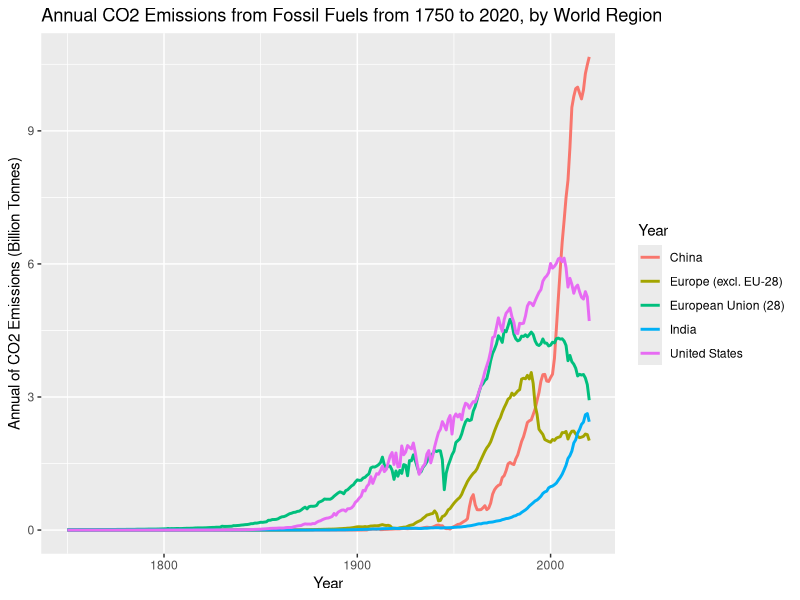
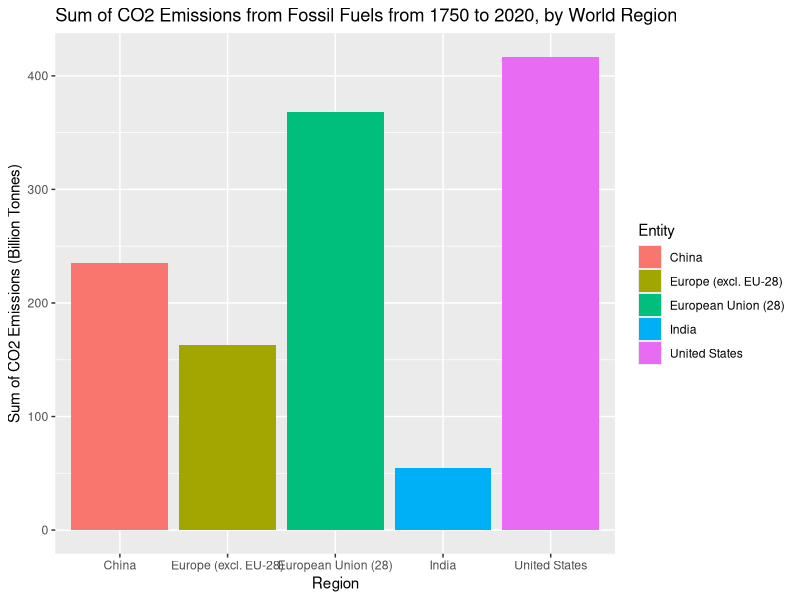
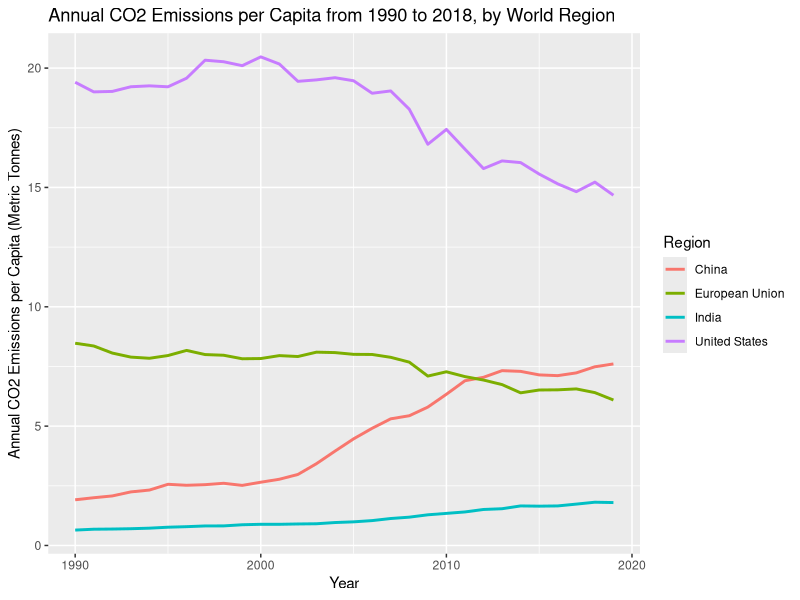
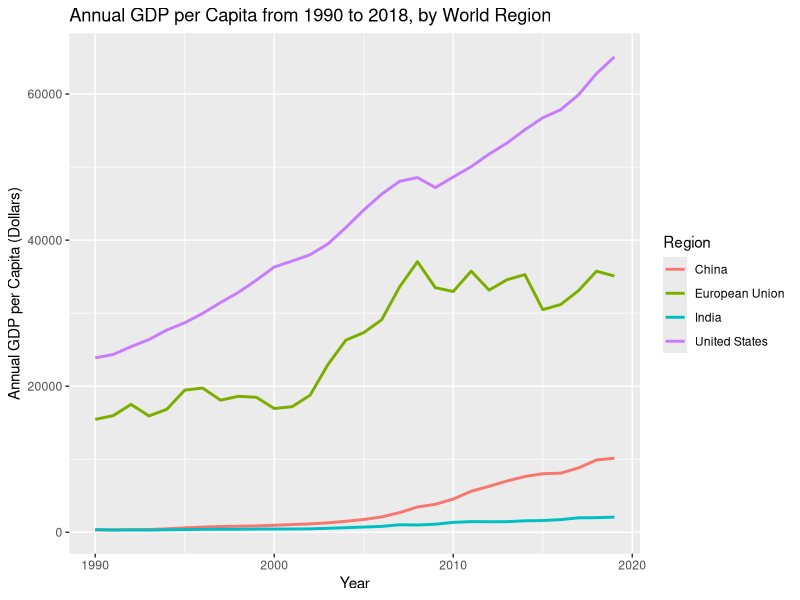
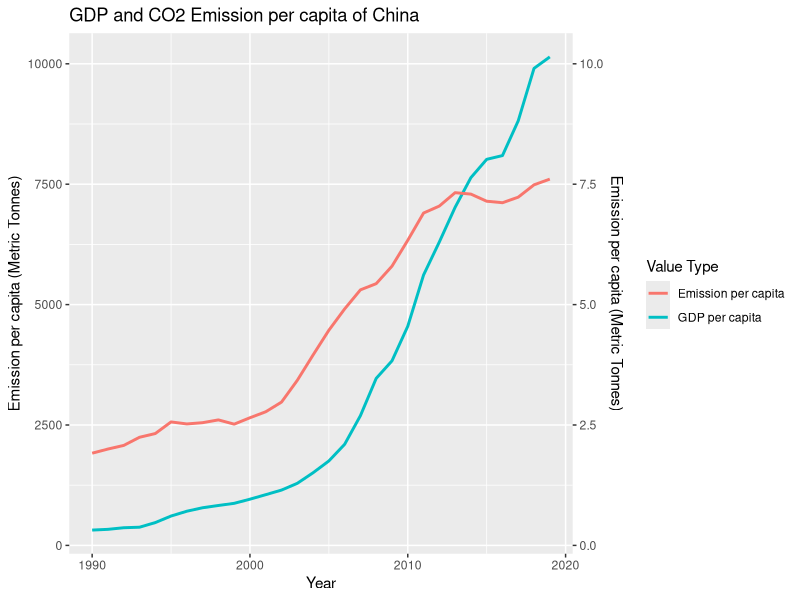
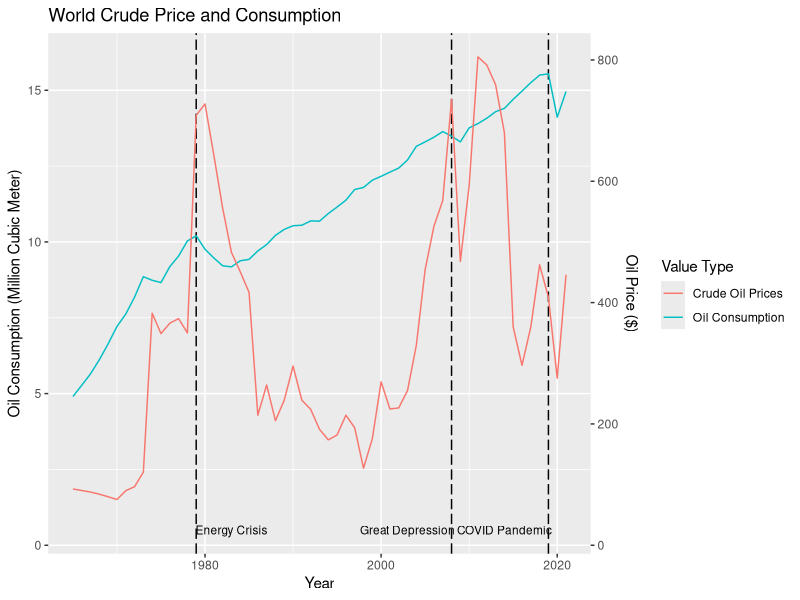
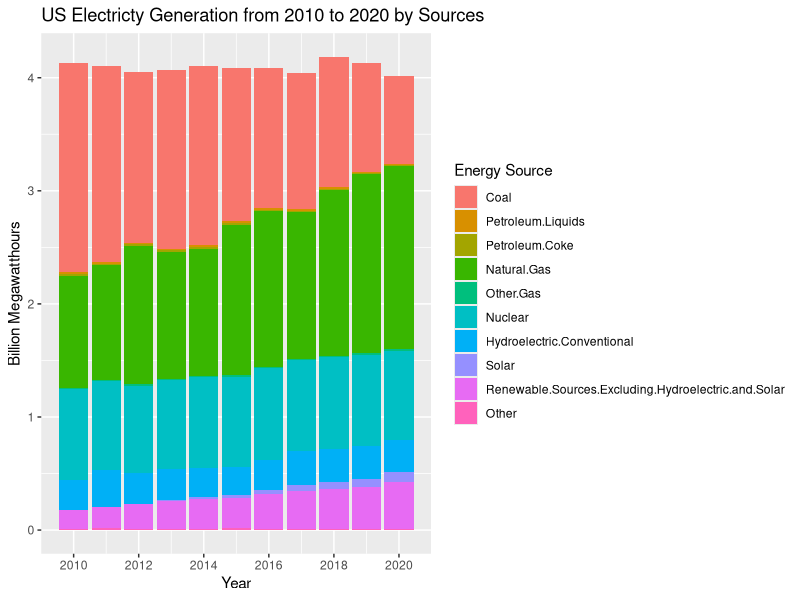

Here is the R script that generated these plots, in order:
packages <- c("tidyverse", "reshape2", "fauxnaif", "gganimate", "ggthemes",
              "stringr", "gridExtra", "gifski", "png", "ggrepel")
lapply(packages, require, character.only = TRUE)

emission <- read.csv("annual-co-emissions-by-region.csv")
target <- c('China','Europe (excl. EU-28)','European Union (28)','India','United States' )
emission %>% 
  group_by(Entity,Year)%>%
  filter(all(Entity %in% target))%>%
  ggplot(aes(y=Annual.CO2.emissions..zero.filled./10^9,x=Year, color=Entity))+
  labs(x="Year", y = "Annual of CO2 Emissions (Billion Tonnes)", 
       color="Year",
       title="Annual CO2 Emissions from Fossil Fuels from 1750 to 2020, by World Region")+
  geom_line(size=1)

emission %>% 
  group_by(Entity)%>%
  filter(all(Entity %in% target))%>%
  summarize(sum_ems=sum(Annual.CO2.emissions..zero.filled.),na.rm=T)%>%
  ggplot(aes(y=sum_ems/10^9,x=Entity,fill=Entity))+
  labs(x="Region", y = "Sum of CO2 Emissions (Billion Tonnes)", 
       color="Year",
       title="Sum of CO2 Emissions from Fossil Fuels from 1750 to 2020, by World Region")+
  geom_bar(stat='identity')

per_capita_target <- c('China','European Union','India','United States' )

per_capita_emission <- read.csv("emission_per_capita.csv")
per_capita_GDP <- read.csv("GDP_per_capita.csv")

drop <- c('Indicator.Name','Country.Code','Indicator.Code')
ems_country_data <- per_capita_emission[,!(names(per_capita_emission) %in% drop)]
ems_country_data_melt <- melt(ems_country_data, id='Country.Name')
ems_country_data_melt <- select(ems_country_data_melt, c("Country.Name","variable","value"))
names(ems_country_data_melt)[names(ems_country_data_melt) == "variable"] <- "Year"
names(ems_country_data_melt)[names(ems_country_data_melt) == "value"] <- "Emission_per_Capita"
ems_country_data_melt$Year = substr(ems_country_data_melt$Year,2,5)
ems_country_data_melt$Year = strtoi(ems_country_data_melt$Year)

gdp_country_data <- per_capita_GDP[,!(names(per_capita_GDP) %in% drop)]
gdp_country_data_melt <- melt(gdp_country_data, id='Country.Name')
gdp_country_data_melt <- select(gdp_country_data_melt, c("Country.Name","variable","value"))
names(gdp_country_data_melt)[names(gdp_country_data_melt) == "variable"] <- "Year"
names(gdp_country_data_melt)[names(gdp_country_data_melt) == "value"] <- "GDP_per_Capita"
gdp_country_data_melt$Year = substr(gdp_country_data_melt$Year,2,5)
gdp_country_data_melt$Year = strtoi(gdp_country_data_melt$Year)


per_capita_all <- merge(x=gdp_country_data_melt,y=ems_country_data_melt,by=c("Year","Country.Name"))

per_capita_all %>% 
  group_by(Country.Name,Year)%>%filter(all(Country.Name %in% per_capita_target))->res

per_capita_all %>% 
  group_by(Country.Name,Year)%>%
  filter(all(Country.Name %in% per_capita_target))%>%
  drop_na()%>%
  ggplot(aes(x=Year))+
  geom_line(aes(y=Emission_per_Capita,color=Country.Name),size=1)+
  labs(x="Year", y = "Annual CO2 Emissions per Capita (Metric Tonnes)", 
       color="Region",
       title="Annual CO2 Emissions per Capita from 1990 to 2018, by World Region")

#GDP per capita
per_capita_all %>% 
  group_by(Country.Name,Year)%>%
  filter(all(Country.Name %in% per_capita_target))%>%
  drop_na()%>%
  ggplot(aes(x=Year))+
  geom_line(aes(y=GDP_per_Capita,color=Country.Name),size=1)+
  labs(x="Year", y = "Annual GDP per Capita (Dollars)", 
       color="Region",
       title="Annual GDP per Capita from 1990 to 2018, by World Region")

#Relationship between GDP and CO2 Emission
per_capita_all %>% 
  group_by(Country.Name,Year)%>%
  filter(all(Country.Name=="China"))%>%
  drop_na()%>%
  ggplot(aes(x=Year))+
  geom_line(aes(y=GDP_per_Capita,color="GDP per capita"),size=1)+
  geom_line(aes(y=Emission_per_Capita*1000,color="Emission per capita"),size=1)+scale_y_continuous(
    name = "Emission per capita (Metric Tonnes)",
    sec.axis = sec_axis(~ . / 1000,name="Emission per capita (Metric Tonnes)")
  ) + 
  labs(x="Year", y = "Annual GDP per Capita (Dollars)", 
       color="Value Type",
       title="GDP and CO2 Emission per capita of China")

#Oil Price and Consumption
oil_data <- read.csv("world-crude-oil-price-vs-oil-consumption.csv")
world_oil <- subset(oil_data,oil_data$Entity=='World')
coeff <- 2*10^-2
world_oil %>%
  drop_na()%>%
  ggplot(aes(x=Year))+
  geom_vline(xintercept=1979, linetype = "longdash",)+
  annotate(geom="text", x=1983, y=0.5, label="Energy Crisis", size=3) +
  geom_vline(xintercept=2008, linetype = "longdash",)+
  annotate(geom="text", x=2003, y=0.5, label="Great Depression", size=3) +
  geom_vline(xintercept=2019, linetype = "longdash",)+
  annotate(geom="text", x=2014, y=0.5, label="COVID Pandemic", size=3) +
  geom_line(aes(y=Oil.Consumption...Barrels/10^6,color='Oil Consumption'))+
  geom_line(aes(y=Oil...Crude.prices.since.1861..2021...*coeff,color='Crude Oil Prices'))+
  scale_y_continuous(
    name = "Oil Consumption (Million Cubic Meter)",
    sec.axis = sec_axis(~ . / coeff,name="Oil Price ($)")
  ) + 
  labs(x="Year", 
       color="Value Type",
       title="World Crude Price and Consumption")

#Electricity generation
electricity_data <- read.csv("power_generation.csv")
ele_data_melt <- melt(electricity_data, id='Period')
names(ele_data_melt)[names(ele_data_melt) == "variable"] <- "Energy Source"
names(ele_data_melt)[names(ele_data_melt) == "value"] <- "Quantity"
ele_data_melt$Quantity <- as.integer(gsub(",", "", ele_data_melt$Quantity))

ele_data_melt %>%
  group_by(Period)%>%
  drop_na()%>%
  ggplot(aes(fill=`Energy Source`, y=Quantity/1000000.0, x=Period)) + 
  geom_bar(position="stack", stat="identity")+
  scale_x_continuous(
    breaks=c(2010,2012,2014,2016,2018,2020)
  ) + 
  labs(x="Year", 
       y="Billion Megawatthours",
       title="US Electricty Generation from 2010 to 2020 by Sources")
